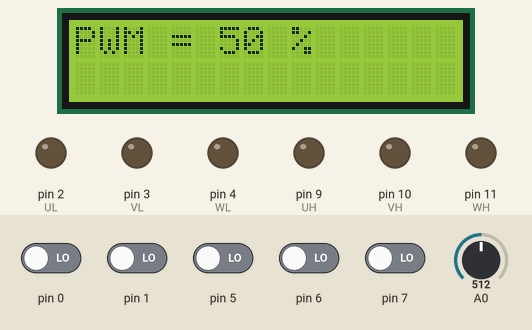
A sketch run on a simulated Arduino Uno, built with avr-gcc and run on an emulated ATmega328P. Shown: 16×2 character LCD, output pins drawn as LEDs (lit = HIGH). The inputs (shaded band) are chosen by the test bench; at power-on: pin 0, pin 1, pin 5–7 LOW, A0 = 512.

Above: at 1.2 s.
1.3 s: pin 5 driven HIGH
At 1.7 s:
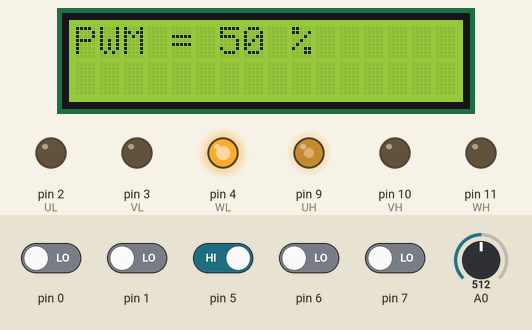
2.8 s: A0 set to 716
At 3.6 s:
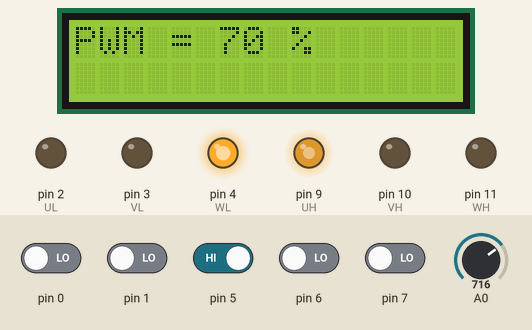
5.8 s: A0 set to 900
At 6.3 s:
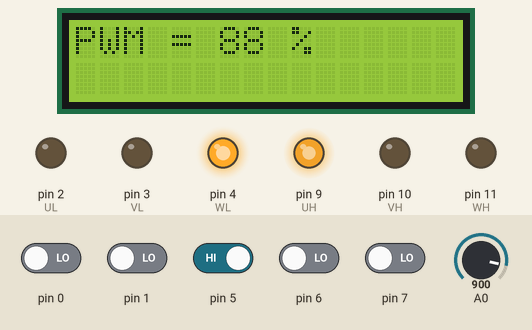
7.3 s: pin 6 driven HIGH
At 8.3 s:
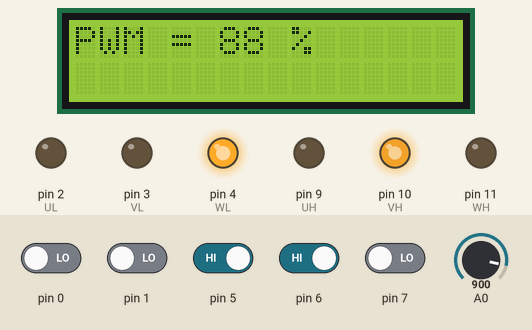
8.8 s: pin 7 driven HIGH
At 10.2 s:
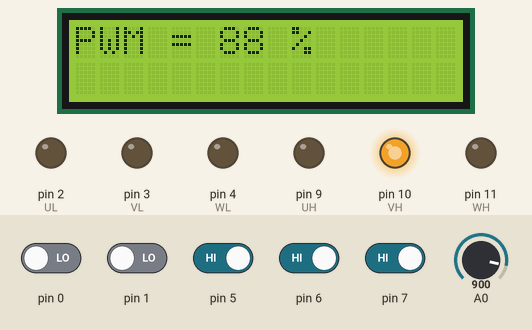
11.8 s: A0 set to 511
At 12.9 s:
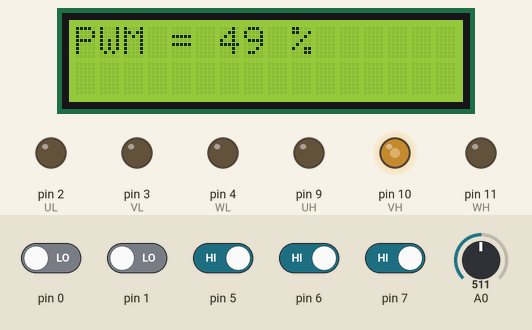
Timing chart, 0 to 14.8 s (numbered marks = the images above; inputs shaded):
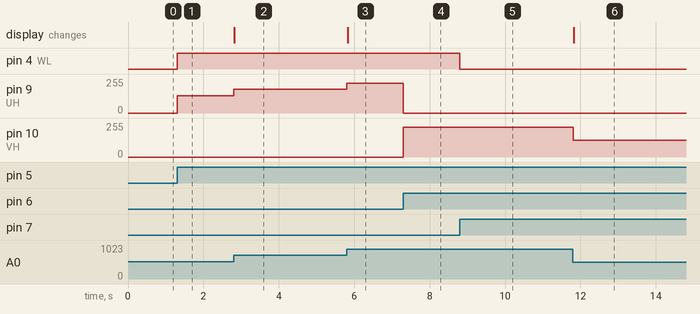

Measured:
- after the input at 1.3 s, pin 4 (WL): LOW → HIGH at once; pin 9 (UH): 0/255 → 128/255 at once
- after the input at 2.8 s, pin 9 (UH): 128/255 → 179/255 at once; the display: changes at once (image 2)
- after the input at 5.8 s, pin 9 (UH): 179/255 → 225/255 at once; the display: changes at once (image 3)
- after the input at 7.3 s, pin 9 (UH): 225/255 → 0/255 at once; pin 10 (VH): 0/255 → 225/255 at once
- after the input at 8.8 s, pin 4 (WL): HIGH → LOW at once
- after the input at 11.8 s, pin 10 (VH): 225/255 → 127/255 at once; the display: changes at once (image 6)

The sketch:

BLDC_Speed_Control.ino
```cpp
#define UH PB1
#define VH PB2
#define WH PB3
#define UL PD2
#define VL PD3
#define WL PD4

#include <Wire.h>
#include <LiquidCrystal_I2C.h>

LiquidCrystal_I2C lcd(0x27, 16, 2);

byte HallValue, Fill;

void setup()
{
  //Ports setting
  DDRB |= (1 << UH) | (1 << VH) | (1 << WH);
  PORTB = (0 << UH) | (0 << UL) | (0 << WH);
  DDRD |= (1 << UL) | (1 << VL) | (1 << WL);
  PORTD = (0 << UL) | (0 << VL) | (0 << WL);

  //Setting the interrupt from changing the pin state
  PCICR = (1 << PCIE2);
  PCMSK2 = (1 << PCINT23) | (1 << PCINT22) | (1 << PCINT21);

  //ADC setting
  ADMUX |= (1 << REFS0) | (1 << ADLAR); //REFS0 - A Vcc with external capacitor at AREF PIN, ADLAR - left adjust result
  ADCSRA |= (1 << ADEN) | (1 << ADPS2); //ADEN - Turn on ADC, ADPS2 - prescalera to 16, divided clock speed by 16 and we get 1MHz

  //Timers setting
  TCCR1A = 0;           //
  TCCR1B = (1 << CS10); // without prescaler

  TCCR2A = 0;
  TCCR2B = (1 << CS20); //without prescaler

  HallValue = (PIND >> 5) & 7; //zapisanie do zmiennej typu byte stanu pinów 5, 6, 7.
  comutate();

  //lcd
  lcd.begin();
  lcd.setCursor(0, 0);
  lcd.print("PWM = ");
}

ISR(PCINT2_vect)
{
  HallValue = (PIND >> 5) & 7;
  comutate();
}

//comutate function
void comutate()
{
  switch (HallValue)
  {

  case 1:
    PORTD &= ~0b00001100;
    PORTD |= 0b00010000;
    TCCR2A = 0;          //Turn on pins 10 and 11
    TCCR1A = 0b10000001; //Phase corrected PWM on pin 9
    break;

  case 2:
    PORTD &= ~0b00011000;
    PORTD |= 0b00000100;
    TCCR2A = 0;          //Turn off pins 9 and 11
    TCCR1A = 0b00100001; //Phase corrected PWM on pin 10
    break;

  case 3:
    PORTD &= ~0b00001100;
    PORTD |= 0b00010000;
    TCCR2A = 0;          //Turn on pins 9 and 11
    TCCR1A = 0b00100001; //Phase corrected PWM on pin 10
    break;

  case 4:
    PORTD &= ~0b00010100;
    PORTD |= 0b00001000;
    TCCR1A = 0;          //Turn off pins 9 and 10
    TCCR2A = 0b10000001; //Phase corrected PWM on pin 11
    break;

  case 5:
    PORTD &= ~0b00010100;
    PORTD |= 0b00001000;
    TCCR2A = 0;          //Turn on pins 10 and 11
    TCCR1A = 0b10000001; //Phase corrected PWM on pin 9
    break;

  case 6:
    PORTD &= ~0b00011000;
    PORTD |= 0b00000100;
    TCCR1A = 0;          //Turn off pins 9 and 10
    TCCR2A = 0b10000001; //Phase corrected PWM on pin 11
    break;

  default:
    PORTD = 0;
    break;
  }
}

void loop()
{
  ADCSRA |= (1 << ADSC); //Begin conversion
  while (ADCSRA & (1 << ADSC))
    ;          //Wait until conversion done
  Fill = ADCH; //Get conversion result from ADCH register and assign to Fill variable
  //Assign Fill to pins which control top transistors
  OCR1A = Fill;
  OCR1B = Fill;
  OCR2A = Fill;

  //Display data on LCD screen
  int pwm = Fill;
  pwm = map(pwm, 0, 255, 0, 100);
  lcd.setCursor(6, 0);
  lcd.print("   ");
  lcd.setCursor(6, 0);
  lcd.print(pwm);
  lcd.setCursor(9, 0);
  lcd.print("%");
}
```
